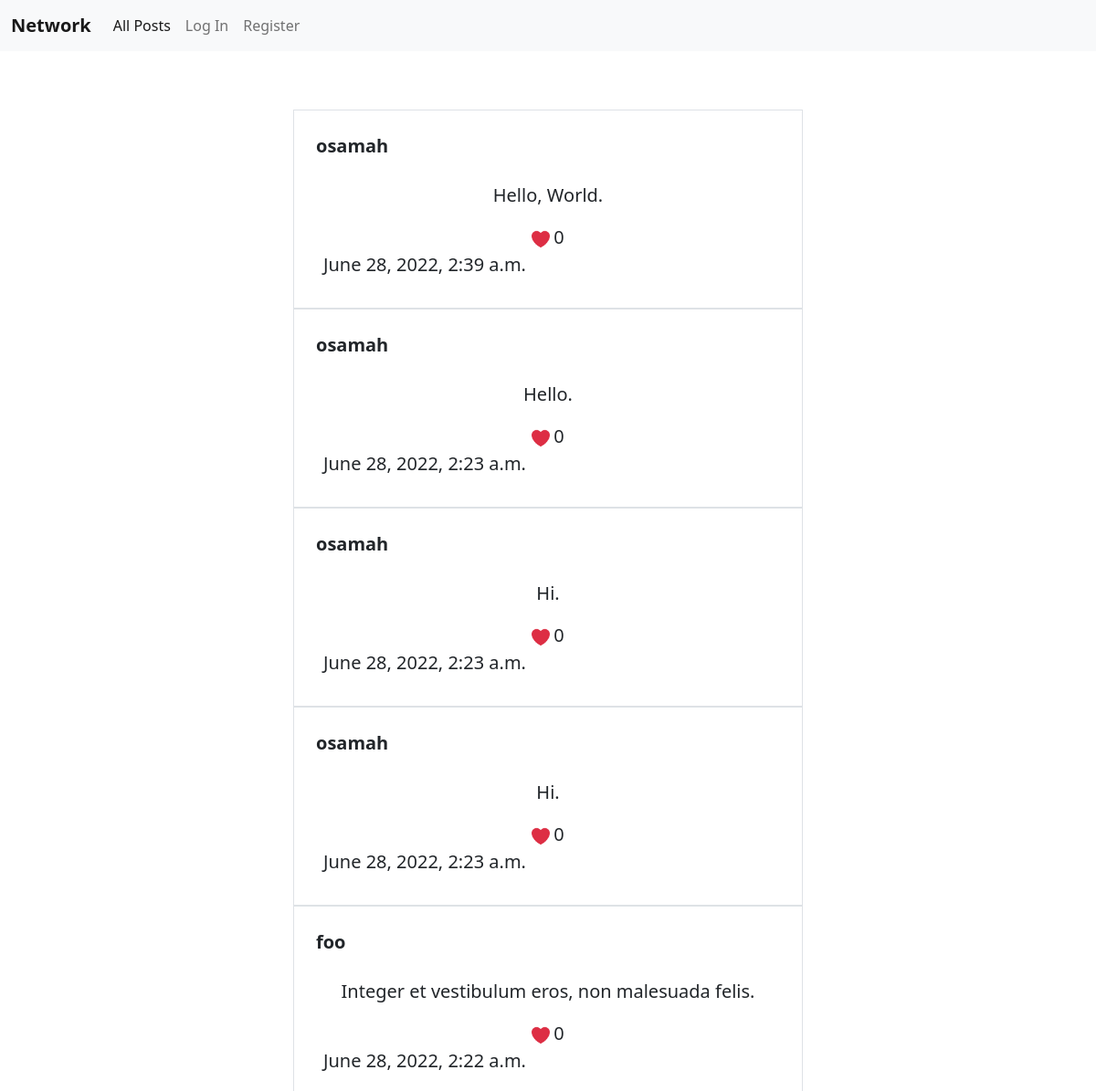
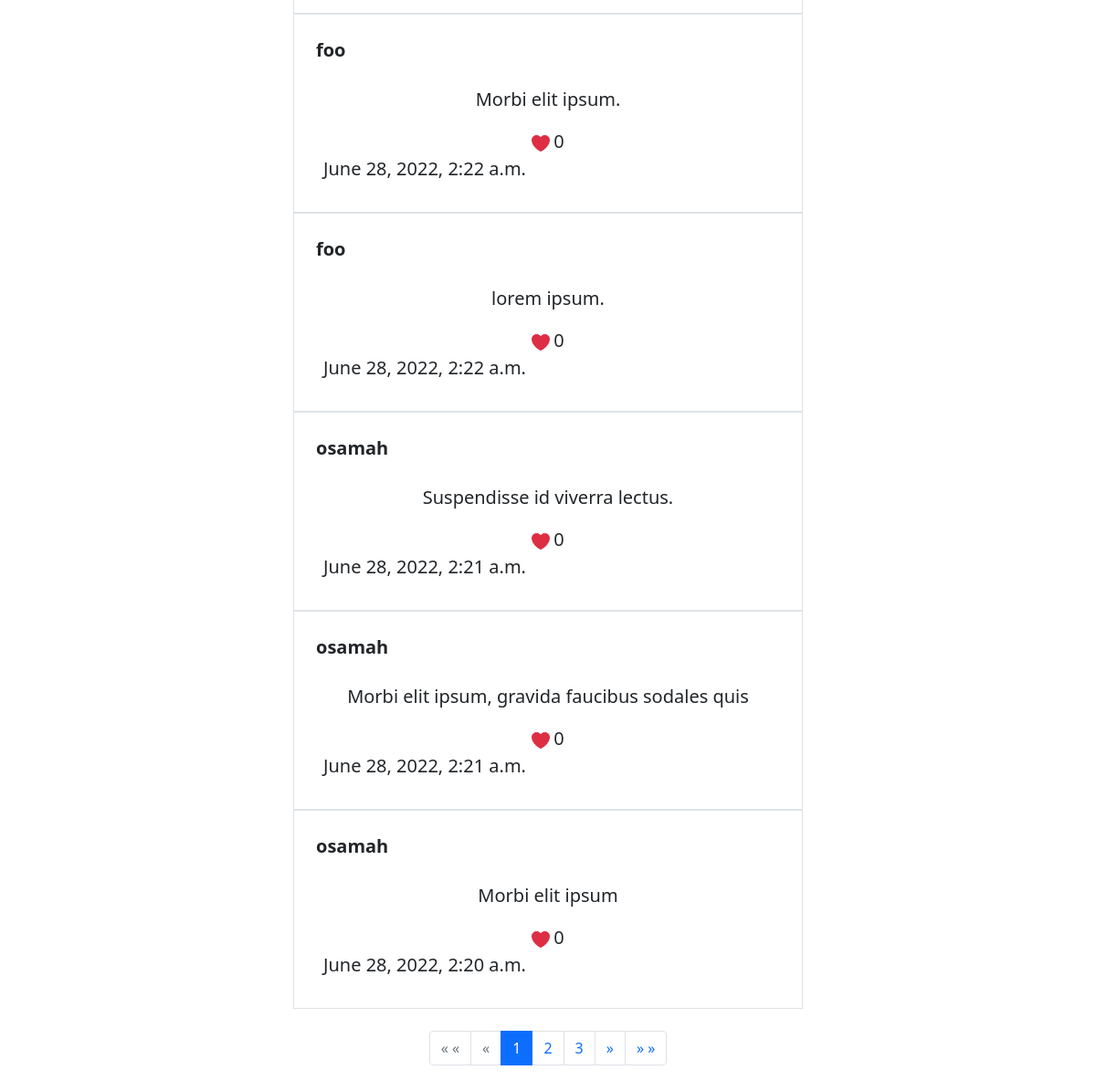
The page / on the database its author committed (2 pictures, top to bottom).
### network/models.py (models this page shows, shortened)
class Posts(models.Model):
    poster = models.ForeignKey(User, on_delete=models.CASCADE, related_name="posts_poster")
    text = models.TextField()
    date = models.DateTimeField(default=timezone.now)
    likes = models.IntegerField(default=0)

class User(AbstractUser):
    pass

### network/views.py (the view)
# urls.py: path("", views.index, name="index"),
def index(request):
    postss = Posts.objects.order_by("-date").all()
    try:
        likes = Likes.objects.filter(user=request.user).values_list('post_id', flat=True)
    except TypeError:
        likes = None
    paginator = Paginator(postss, 10)  # Show 10 contacts per page.
    page_number = request.GET.get('page')
    posts = paginator.get_page(page_number)
    return render(request, "network/index.html", {
        "posts": posts,
        "likes": likes,
    })

### network/templates/network/index.html (shortened to what this page needs)
{% extends "network/layout.html" %}
{% load static %}
{% block body %}
<div class="container text-center mt-5 mb-4" id="posts-container">
    {% for i in posts %}
        <div class="col-6 border mx-auto p-3 fs-5">
            <p class="text-start p-2 b"><a class="fw-bold text-reset a" href="{% url 'users' i.poster %}">{{ i.poster }}</a></p>
            <p class="text-center text-break">{{ i.text }}</p>
            <img src="{% static 'network/heart.png' %}" alt="Heart Image" class="me-1"><span>{{ i.likes }}</span>
            <p class="fw-lighter text-start ms-3">{{ i.date }}</p>
        </div>
    {% endfor %}
</div>
<nav aria-label="Page navigation">
    <ul class="pagination justify-content-center">
        {% if posts.has_previous %}
        <li class="page-item">
            <a class="page-link" href="?page=1" aria-label="Next">
                <span aria-hidden="true">&laquo; &laquo;</span>
            </a>
        </li>
        <li class="page-item">
            <a class="page-link" href="?page={{ posts.previous_page_number }}" aria-label="Previous">
                <span aria-hidden="true">&laquo;</span>
            </a>
        </li>
        {% else %}
        <li class="page-item disabled">
            <span class="page-link">&laquo; &laquo;</span>
        </li>
        <li class="page-item disabled">
            <span class="page-link">&laquo;</span>
        </li>
        {% endif %}
        {% for num in posts.paginator.page_range %}
            {% if num == posts.number %}
                <li class="page-item active"><a class="page-link" href="?page={{ num }}">{{ num }}</a></li>
            {% else %}
                <li class="page-item"><a class="page-link" href="?page={{ num }}">{{ num }}</a></li>
            {% endif %}
        {% endfor %}
        {% if posts.has_next %}
        <li class="page-item">
            <a class="page-link" href="?page={{ posts.next_page_number }}" aria-label="Next">
                <span aria-hidden="true">&raquo;</span>
            </a>
        </li>
        <li class="page-item">
            <a class="page-link" href="?page={{ posts.paginator.num_pages }}" aria-label="Next">
                <span aria-hidden="true">&raquo; &raquo;</span>
            </a>
        </li>
        {% endif %}
    </ul>
</nav>
{% endblock %}

### network/static/network/styles.css (style rules this page uses)
img { width: 20px; height: auto; }
.a { text-decoration: None; }

### rows shown on the page
Posts: poster "osamah", text "Hello, World.", likes "0", date "June 28, 2022, 2:39 a.m."
Posts: poster "osamah", text "Hello.", likes "0", date "June 28, 2022, 2:23 a.m."
Posts: poster "osamah", text "Hi.", likes "0", date "June 28, 2022, 2:23 a.m."
Posts: poster "osamah", text "Hi.", likes "0", date "June 28, 2022, 2:23 a.m."
Posts: poster "foo", text "Integer et vestibulum eros, non malesuada felis.", likes "0", date "June 28, 2022, 2:22 a.m."
Posts: poster "foo", text "Morbi elit ipsum.", likes "0", date "June 28, 2022, 2:22 a.m."
Posts: poster "foo", text "lorem ipsum.", likes "0", date "June 28, 2022, 2:22 a.m."
Posts: poster "osamah", text "Suspendisse id viverra lectus.", likes "0", date "June 28, 2022, 2:21 a.m."
Posts: poster "osamah", text "Morbi elit ipsum, gravida faucibus sodales quis", likes "0", date "June 28, 2022, 2:21 a.m."
Posts: poster "osamah", text "Morbi elit ipsum", likes "0", date "June 28, 2022, 2:20 a.m."

### other values the page prints
{{ num }} "1"
{{ num }} "2" "3"
